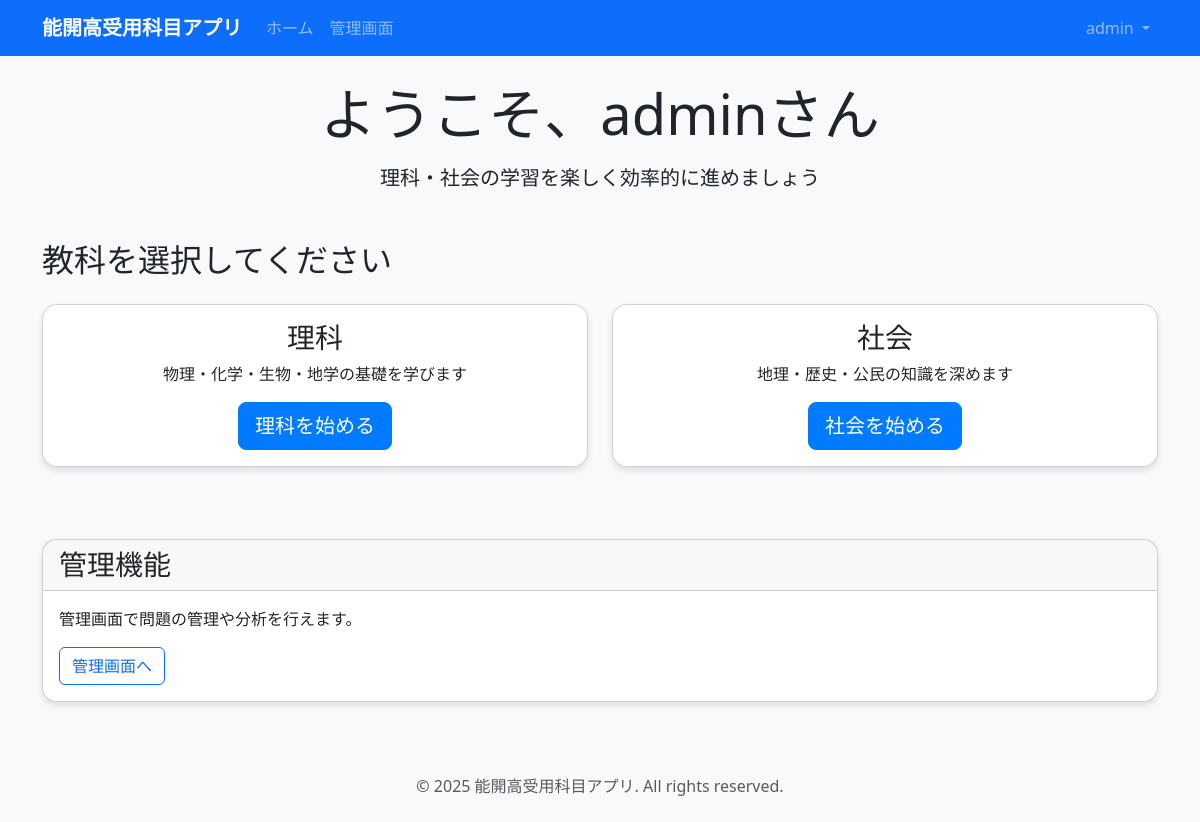
The page /quiz/ (signed in) on the database its author committed.
### accounts/models.py (models this page shows, shortened)
class User(AbstractUser):
    class Role(models.TextChoices):
        STUDENT = 'student', '生徒'
        ADMIN = 'admin', '管理者'
    role = models.CharField(
        max_length=10,
        choices=Role.choices,
        default=Role.STUDENT,
        verbose_name='役割'
    )
    email = models.EmailField(blank=True, verbose_name='メールアドレス')
    class Meta:
        verbose_name = 'ユーザー'
        verbose_name_plural = 'ユーザー'

### quiz_app/models.py (models this page shows, shortened)
class Subject(models.Model):
    class Code(models.TextChoices):
        SCIENCE = 'science', '理科'
        SOCIAL = 'social', '社会'
    code = models.CharField(
        max_length=10,
        choices=Code.choices,
        unique=True,
        verbose_name='教科コード'
    )
    label_ja = models.CharField(max_length=20, verbose_name='教科名')
    class Meta:
        verbose_name = '教科'
        verbose_name_plural = '教科'

### quiz_app/views.py (the view)
# urls.py: path('', views.HomeView.as_view(), name='home'),
class HomeView(TemplateView):
    template_name = 'quiz_app/home.html'
    def get_context_data(self, **kwargs):
        context = super().get_context_data(**kwargs)
        context['subjects'] = Subject.objects.all()
        return context

### templates/quiz_app/home.html (shortened to what this page needs)
{% extends 'base.html' %}
{% block content %}
{% if user.is_authenticated %}
    <div class="row">
        <div class="col-12">
            <div class="text-center mb-5">
                <h1 class="display-4 mb-3">ようこそ、{{ user.username }}さん</h1>
                <p class="lead">理科・社会の学習を楽しく効率的に進めましょう</p>
            </div>
        </div>
    </div>
    <div class="row">
        <div class="col-12">
            <h2 class="mb-4">教科を選択してください</h2>
        </div>
    </div>
    <div class="row">
        {% for subject in subjects %}
        <div class="col-md-6 mb-4">
            <div class="card h-100">
                <div class="card-body text-center">
                    <h3 class="card-title">{{ subject.label_ja }}</h3>
                    <p class="card-text">
                        {% if subject.code == 'science' %}
                            物理・化学・生物・地学の基礎を学びます
                        {% else %}
                            地理・歴史・公民の知識を深めます
                        {% endif %}
                    </p>
                    <a href="{% url 'quiz_app:subject' subject.id %}" class="btn btn-primary btn-lg">
                        {{ subject.label_ja }}を始める
                    </a>
                </div>
            </div>
        </div>
        {% endfor %}
    </div>
    {% if user.role == 'student' %}
    <div class="row mt-5">
        <div class="col-12">
            <div class="card">
                <div class="card-header">
                    <h3 class="mb-0">最近の学習状況</h3>
                </div>
                <div class="card-body">
                    <p>マイページで詳細な学習記録を確認できます。</p>
                    <a href="{% url 'quiz_app:mypage' %}" class="btn btn-outline-primary">マイページへ</a>
                </div>
            </div>
        </div>
    </div>
    {% elif user.role == 'admin' %}
    <div class="row mt-5">
        <div class="col-12">
            <div class="card">
                <div class="card-header">
                    <h3 class="mb-0">管理機能</h3>
                </div>
                <div class="card-body">
                    <p>管理画面で問題の管理や分析を行えます。</p>
                    <a href="{% url 'admin_panel:home' %}" class="btn btn-outline-primary">管理画面へ</a>
                </div>
            </div>
        </div>
    </div>
    {% endif %}
{% endif %}
{% endblock %}

### templates/base.html (shortened to what this page needs)
{% load static %}
<!DOCTYPE html>
<html lang="ja">
<head>
    <link href="https://cdn.jsdelivr.net/npm/bootstrap@5.3.2/dist/css/bootstrap.min.css" rel="stylesheet">
    <link href="https://cdnjs.cloudflare.com/ajax/libs/font-awesome/6.0.0/css/all.min.css" rel="stylesheet">
    <link href="{% static 'css/style.css' %}" rel="stylesheet">
</head>
<body>
    <nav class="navbar navbar-expand-lg navbar-dark bg-primary">
        <div class="container">
            <a class="navbar-brand" href="{% url 'quiz_app:home' %}">
                能開高受用科目アプリ
            </a>
            <div class="collapse navbar-collapse" id="navbarNav">
                <ul class="navbar-nav me-auto">
                    <li class="nav-item">
                        <a class="nav-link" href="{% url 'quiz_app:home' %}">ホーム</a>
                    </li>
                    {% if user.is_authenticated %}
                        {% if user.role == 'student' %}
                            <li class="nav-item">
                                <a class="nav-link" href="{% url 'quiz_app:mypage' %}">マイページ</a>
                            </li>
                            <li class="nav-item">
                                <a class="nav-link" href="{% url 'quiz_app:ranking' %}">ランキング</a>
                            </li>
                        {% elif user.role == 'admin' %}
                            <li class="nav-item">
                                <a class="nav-link" href="{% url 'admin_panel:home' %}">管理画面</a>
                            </li>
                        {% endif %}
                    {% endif %}
                </ul>
                <ul class="navbar-nav">
                    {% if user.is_authenticated %}
                        <li class="nav-item dropdown">
                            <a class="nav-link dropdown-toggle" href="#" id="navbarDropdown" role="button" data-bs-toggle="dropdown" aria-expanded="false">
                                {{ user.username }}
                            </a>
                        </li>
                    {% endif %}
                </ul>
            </div>
        </div>
    </nav>
    <main class="container my-4">
        {% block content %}{% endblock %}
    </main>
    <footer class="bg-light py-4 mt-5">
        <div class="container text-center">
                         <p class="text-muted mb-0">&copy; 2025 能開高受用科目アプリ. All rights reserved.</p>
        </div>
    </footer>
</body>
</html>

### static/css/style.css (style rules this page uses)
body { background-color: #f8f9fa; }
.navbar-brand { font-weight: bold; }
.card { border-radius: 15px; box-shadow: 0 4px 6px rgba(0, 0, 0, 0.1); }
.btn-primary { background-color: #007bff; border-color: #007bff; }
footer { margin-top: auto; }

### rows shown on the page
User: username "admin"
Subject: label_ja "理科", code "物理・化学・生物・地学の基礎を学びます"
Subject: label_ja "社会", code "地理・歴史・公民の知識を深めます"
